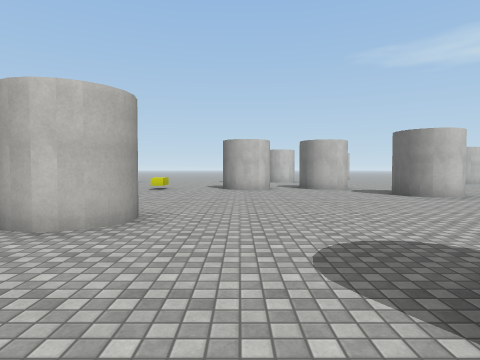
View 1 (above)

23 first-person views from a walk through a 3-D level made in the Unity game engine. The camera is 1.4 m above the floor, tilts 2° down and sees 75° across. The floor is counted in squares, 2 m on a side. Each view is taken from the middle of a square. On the plan, view 1 faces up. The plan holds only what a view shows up to about 10 squares ahead; the rest is blank. The place goes on beyond the plan. Surface patterns are stand-ins for the level's own textures.

View 2
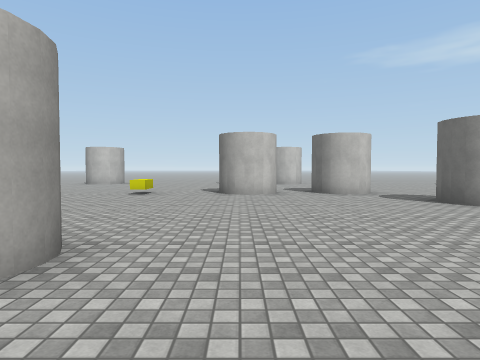

View 3
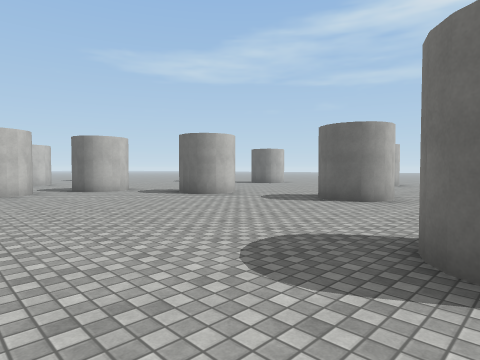

View 4
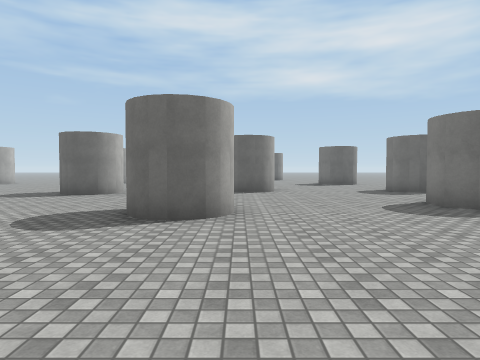

View 5
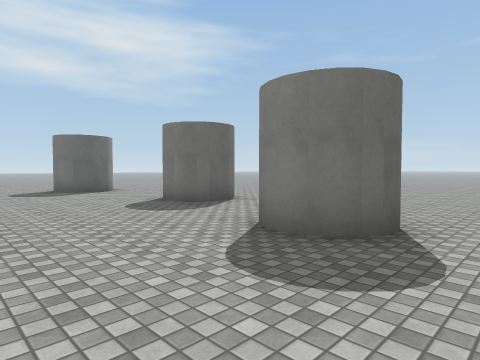

View 6
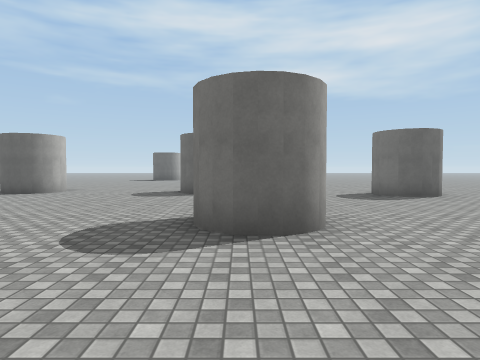

View 7
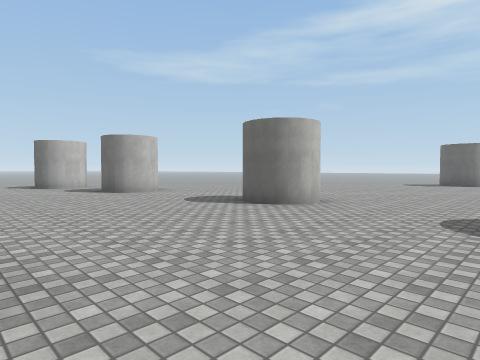

View 8
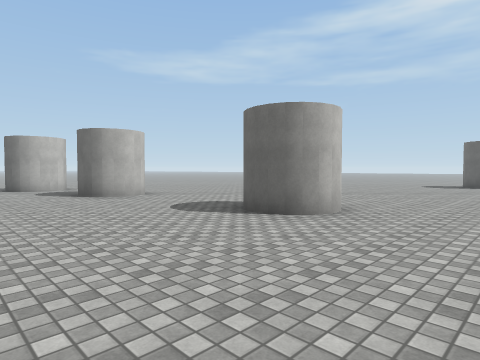

View 9
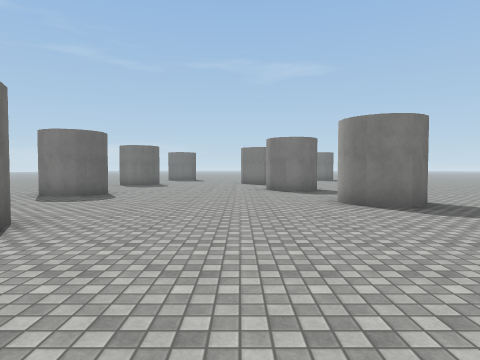

View 10
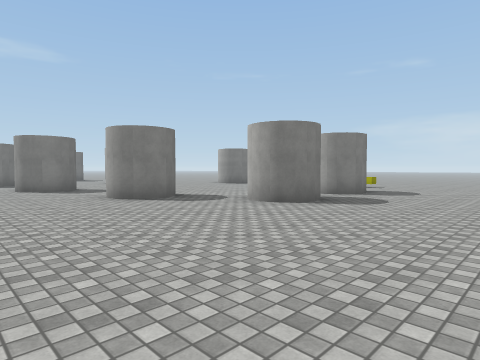

View 11
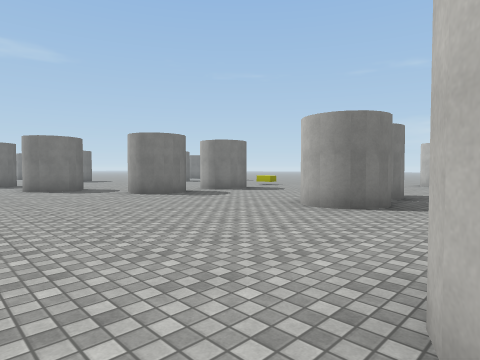

View 12
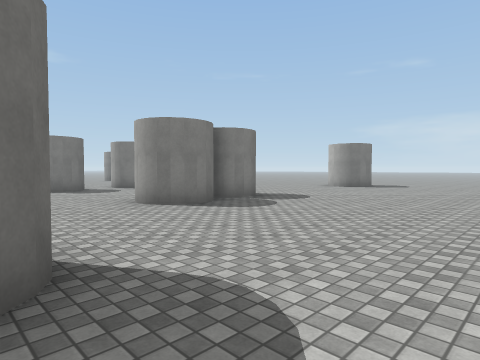

View 13
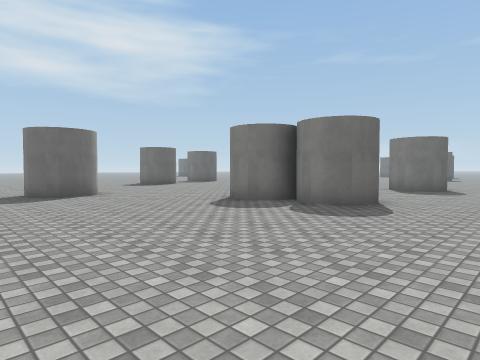

View 14
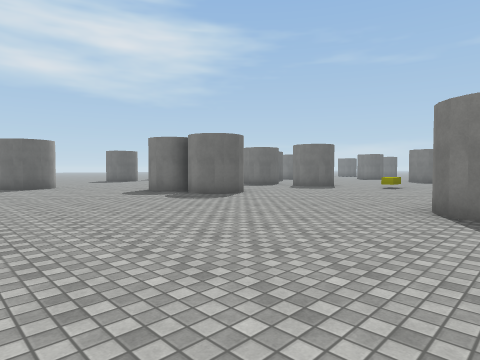

View 15
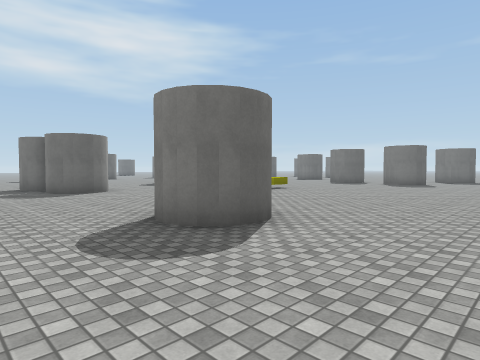

View 16
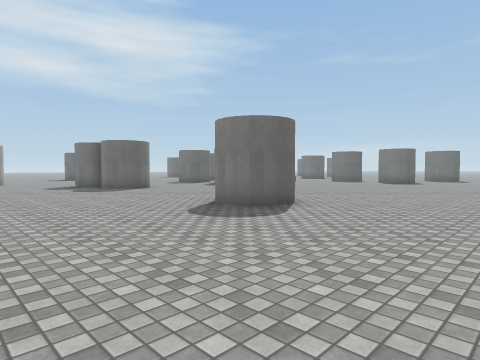

View 17
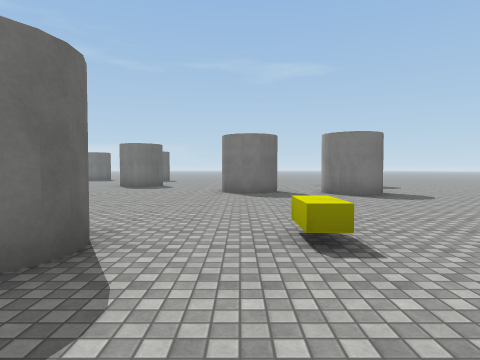

View 18
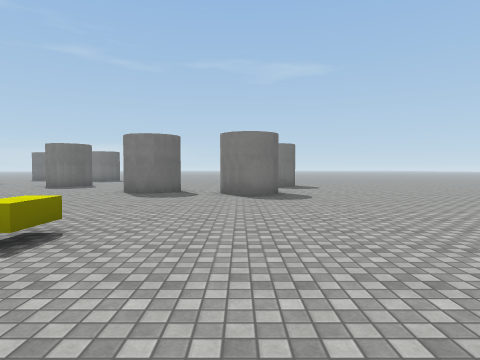

View 19
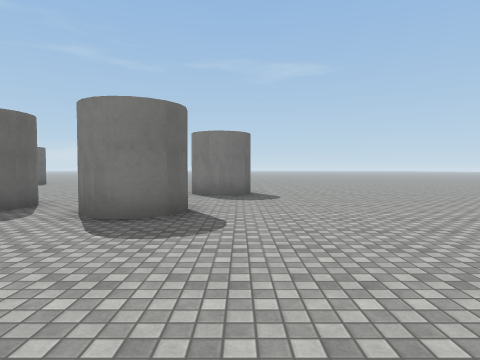

View 20
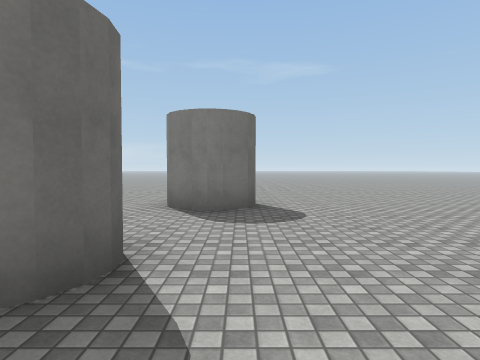

View 21
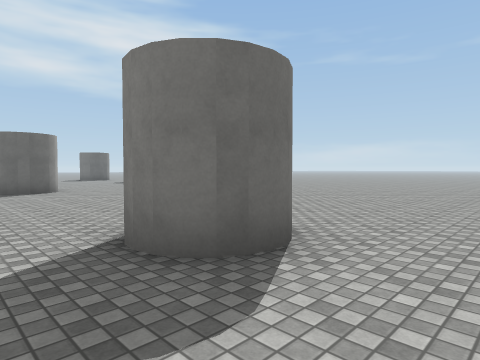

View 22
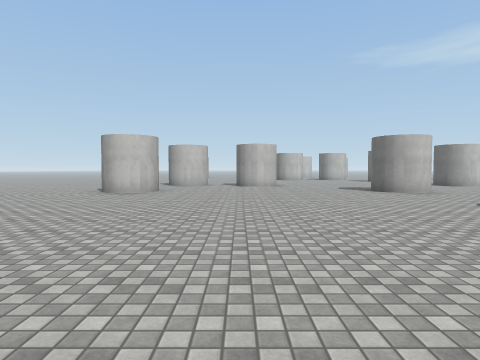

View 23
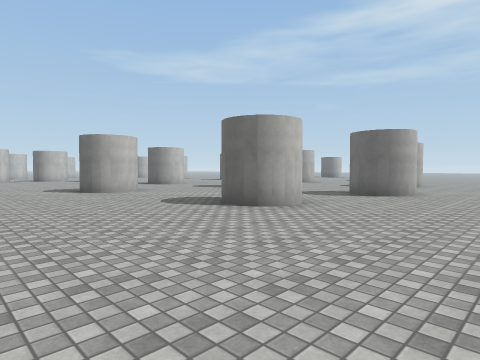

### Floor plan
Key: @ floor where view 1 was taken; # wall or solid block; x gap in a wall; . floor; B yellow block.
Columns run from 11 left of view 1 to 19 right of it. Each row starts with its distance up from view 1.
 23     ..............
 22 ..................
 21 .................#
 20 .................##.
 19 ....................
 18 ....................
 17  ...##.....###......
 16  ..........###.......
 15  ....................##
 14  ......................
 13  ......................
 12  ..........##x##......#
 11   ......B..##.##......##..
 10   ........................
  9   ..............##........
  8  ...............##.......
  7 .......................##.....
  6 .......................##......
  5 .....##.##.......##............
  4 ...... .##.......##............
  3 .............................
  2 .........................
  1 ....##.......#.........#
  0 ....##.....@......#
 -1 ..................#.
 -2 .......................
 -3 .........................
 -4    ...........#.......##.
 -5    ...........#...#...#
 -6    ...............#....
 -7    ...................
 -8     .. .............
 -9         .......
-10              ..

Where each view was taken, in squares from view 1:
view 1: 0 up, 0 right, facing up
view 2: 2 up, 0 right, facing up
view 3: 1 up, 1 left, facing up-right
view 4: 0 up, 3 left, facing right
view 5: 1 down, 1 right, facing down-right
view 6: 0 up, 3 right, facing right
view 7: 2 up, 7 right, facing up-right
view 8: 3 up, 8 right, facing up-right
view 9: 15 up, 8 right, facing down
view 10: 16 up, 9 right, facing down-left
view 11: 20 up, 8 right, facing down-left
view 12: 23 up, 6 right, facing down-left
view 13: 23 up, 3 left, facing down-right
view 14: 23 up, 7 left, facing down-right
view 15: 20 up, 10 left, facing down-right
view 16: 22 up, 11 left, facing down-right
view 17: 14 up, 2 left, facing down
view 18: 14 up, 5 left, facing down
view 19: 10 up, 7 left, facing down
view 20: 7 up, 7 left, facing down
view 21: 3 up, 9 left, facing down-right
view 22: 9 down, 3 left, facing up
view 23: 9 down, 2 left, facing up-right
